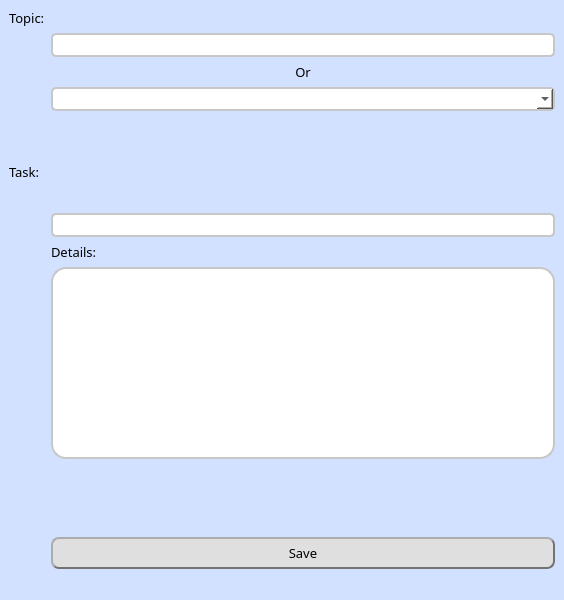
<?xml version="1.0" encoding="UTF-8"?>
<ui version="4.0">
 <class>MainWindow</class>
 <widget class="QMainWindow" name="MainWindow">
  <property name="geometry">
   <rect>
    <x>0</x>
    <y>0</y>
    <width>564</width>
    <height>600</height>
   </rect>
  </property>
  <property name="windowTitle">
   <string>MainWindow</string>
  </property>
  <property name="styleSheet">
   <string notr="true">background-color:rgb(210, 225, 255);</string>
  </property>
  <widget class="QWidget" name="centralwidget">
   <layout class="QFormLayout" name="formLayout">
    <item row="0" column="0">
     <widget class="QLabel" name="label">
      <property name="font">
       <font>
        <family>Gadugi</family>
        <pointsize>10</pointsize>
       </font>
      </property>
      <property name="text">
       <string>Topic:</string>
      </property>
     </widget>
    </item>
    <item row="1" column="1">
     <widget class="QLineEdit" name="lineEdit">
      <property name="font">
       <font>
        <family>Gadugi</family>
        <pointsize>10</pointsize>
       </font>
      </property>
      <property name="styleSheet">
       <string notr="true">background-color: white;
border-radius: 5;
border: 2px solid rgb(199, 199, 199);</string>
      </property>
     </widget>
    </item>
    <item row="3" column="1">
     <widget class="QLabel" name="label_3">
      <property name="font">
       <font>
        <family>Gadugi</family>
        <pointsize>10</pointsize>
       </font>
      </property>
      <property name="text">
       <string>Or</string>
      </property>
      <property name="alignment">
       <set>Qt::AlignCenter</set>
      </property>
     </widget>
    </item>
    <item row="4" column="1">
     <widget class="QComboBox" name="comboBox">
      <property name="font">
       <font>
        <family>Gadugi</family>
        <pointsize>10</pointsize>
       </font>
      </property>
      <property name="styleSheet">
       <string notr="true">background-color: white;
border-radius: 5;
border: 2px solid rgb(199, 199, 199);</string>
      </property>
     </widget>
    </item>
    <item row="5" column="0">
     <spacer name="verticalSpacer_2">
      <property name="orientation">
       <enum>Qt::Vertical</enum>
      </property>
      <property name="sizeHint" stdset="0">
       <size>
        <width>20</width>
        <height>40</height>
       </size>
      </property>
     </spacer>
    </item>
    <item row="6" column="0">
     <widget class="QLabel" name="label_2">
      <property name="font">
       <font>
        <family>Gadugi</family>
        <pointsize>10</pointsize>
       </font>
      </property>
      <property name="text">
       <string>Task:</string>
      </property>
     </widget>
    </item>
    <item row="7" column="1">
     <spacer name="horizontalSpacer_2">
      <property name="orientation">
       <enum>Qt::Horizontal</enum>
      </property>
      <property name="sizeHint" stdset="0">
       <size>
        <width>40</width>
        <height>20</height>
       </size>
      </property>
     </spacer>
    </item>
    <item row="8" column="1">
     <widget class="QLineEdit" name="lineEdit_2">
      <property name="font">
       <font>
        <family>Gadugi</family>
        <pointsize>10</pointsize>
       </font>
      </property>
      <property name="styleSheet">
       <string notr="true">background-color: white;
border-radius: 5;
border: 2px solid rgb(199, 199, 199);</string>
      </property>
     </widget>
    </item>
    <item row="9" column="1">
     <widget class="QLabel" name="label_4">
      <property name="font">
       <font>
        <family>Gadugi</family>
        <pointsize>10</pointsize>
       </font>
      </property>
      <property name="text">
       <string>Details:</string>
      </property>
     </widget>
    </item>
    <item row="10" column="1">
     <widget class="QTextEdit" name="textEdit">
      <property name="font">
       <font>
        <family>Gadugi</family>
        <pointsize>10</pointsize>
       </font>
      </property>
      <property name="styleSheet">
       <string notr="true">background-color: white;
border-radius: 15;
border: 2px solid rgb(199, 199, 199);</string>
      </property>
     </widget>
    </item>
    <item row="13" column="1">
     <spacer name="verticalSpacer">
      <property name="orientation">
       <enum>Qt::Vertical</enum>
      </property>
      <property name="sizeHint" stdset="0">
       <size>
        <width>20</width>
        <height>40</height>
       </size>
      </property>
     </spacer>
    </item>
    <item row="14" column="1">
     <spacer name="horizontalSpacer_3">
      <property name="orientation">
       <enum>Qt::Horizontal</enum>
      </property>
      <property name="sizeHint" stdset="0">
       <size>
        <width>40</width>
        <height>20</height>
       </size>
      </property>
     </spacer>
    </item>
    <item row="15" column="1">
     <widget class="QPushButton" name="pushButton">
      <property name="font">
       <font>
        <family>Gadugi</family>
        <pointsize>10</pointsize>
       </font>
      </property>
      <property name="styleSheet">
       <string notr="true">QPushButton{
            background-color:rgb(223, 223, 223);
            border-radius: 8; 
            border: 2px solid rgb(115, 115, 115); 
            border-style: outset;
            padding: 5;
            padding-right: 10px;
            padding-left: 10px;
        }

QPushButton:hover{
           background-color:rgb(182, 182, 182);
        }</string>
      </property>
      <property name="text">
       <string>Save</string>
      </property>
     </widget>
    </item>
   </layout>
  </widget>
  <widget class="QStatusBar" name="statusbar"/>
 </widget>
 <resources/>
 <connections/>
</ui>
